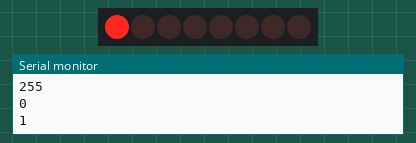
This sketch was run on a simulated Arduino Uno, built with avr-gcc and run on an emulated ATmega328P. On the bench: 8 shift-register outputs drawn as a row of LEDs (first output left, lit = HIGH), the last lines printed to the serial monitor. Wiring (inferred from the names in the program): shift register (74HC595): data pin 4; shift clock pin 6; latch pin 5. Wiring (inferred from the signals the program sends): row of LEDs: on Q0, Q1, Q2, Q3, Q4, Q5, Q6, Q7. EEPROM starts erased.

Above: at 3.15 s.
At 9.46 s:
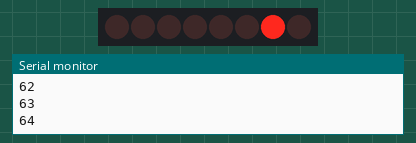
At 15.88 s:
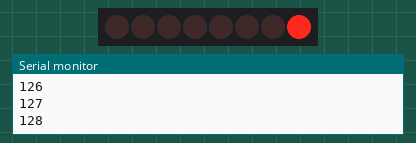
At 22.2 s:
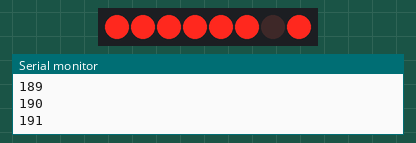
At 28.6 s:
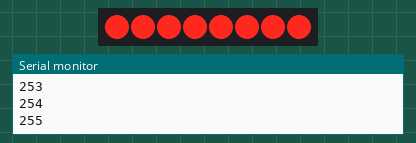
At 39.94 s:
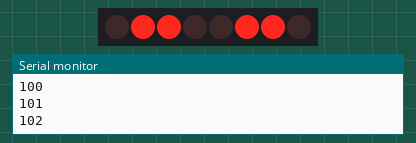
Timing chart, 0 to 40.0 s (numbered marks = the images above):
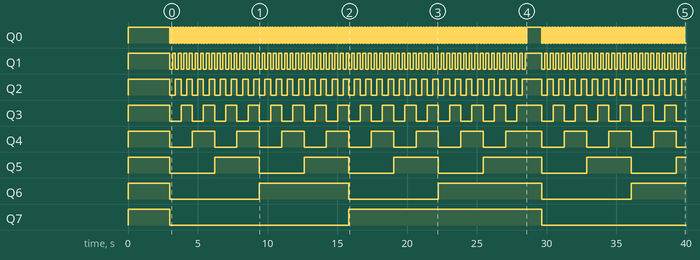

The sketch:

arduino-shift-register-demo.ino
```cpp
#include <EEPROM.h> // library used to access the MCU's internal EEPROM

const byte latch = 5; // latch (Pin 12) of the 595 connected to D5
const byte clk = 6; // clock (Pin 11) of the 595 connected to D6
const byte data = 4; // data (Pin 14) of the 595 connected to D4
const int baudrate = 9600;

void setup() {

  // each pin is set up to send out bits
  pinMode(latch, OUTPUT);
  pinMode(data, OUTPUT);
  pinMode(clk, OUTPUT);

  Serial.begin(baudrate);
  returnToPreviousState();
  delay(2000); // will pause for 2000 ms to show the previously stored value

}

void loop() {

  delay(1000); // pause for 1000 ms before starting the for loop
  for (int i = 0; i < 256; i++) {
    updateRegister(i);
    delay(100); // pause for 100 ms before continuing the for loop
  }

}

// gets the value stored in the EEPROM at address 0
void returnToPreviousState() {
  byte savedState = EEPROM.read(0);
  updateRegister(savedState);
}

void updateRegister (int val) {

  Serial.println(val); // print the current value in the serial monitor (Ctrl + Shift + M)
  digitalWrite(latch, LOW); // unlocks the 595
  shiftOut(data, clk, MSBFIRST, val); // feeds the new value
  digitalWrite(latch, HIGH); // locks the 595
  EEPROM.update(0, val); // will store the new value in the EEPROM at address 0

}
```

Measured:
- by itself, Q0: goes 127 × (LOW 0.10 s, HIGH 0.10 s), LOW 0.10 s, HIGH 1.1 s, 51 × (LOW 0.10 s, HIGH 0.10 s), then LOW
- by itself, Q1: goes 63 × (LOW 0.20 s, HIGH 0.20 s), LOW 0.20 s, HIGH 1.2 s, 25 × (LOW 0.20 s, HIGH 0.20 s), LOW 0.20 s, then HIGH
- by itself, Q2: goes 31 × (LOW 0.40 s, HIGH 0.40 s), LOW 0.40 s, HIGH 1.4 s, 12 × (LOW 0.40 s, HIGH 0.40 s), LOW 0.40 s, then HIGH
- by itself, Q3: goes 15 × (LOW 0.80 s, HIGH 0.80 s), LOW 0.80 s, HIGH 1.8 s, 6 × (LOW 0.80 s, HIGH 0.80 s), then LOW
- by itself, Q4: goes 7 × (LOW 1.6 s, HIGH 1.6 s), LOW 1.6 s, HIGH 2.6 s, 3 × (LOW 1.6 s, HIGH 1.6 s), then LOW
- by itself, Q5: goes 3 × (LOW 3.2 s, HIGH 3.2 s), LOW 3.2 s, HIGH 4.2 s, LOW 3.2 s, HIGH 3.2 s, LOW 3.2 s, then HIGH
- by itself, Q6: goes LOW 6.4 s, HIGH 6.4 s, LOW 6.4 s, HIGH 7.4 s, LOW 6.4 s, then HIGH
- by itself, Q7: HIGH → LOW at 3.0 s, → HIGH 12.8 s later, → LOW 13.8 s later
